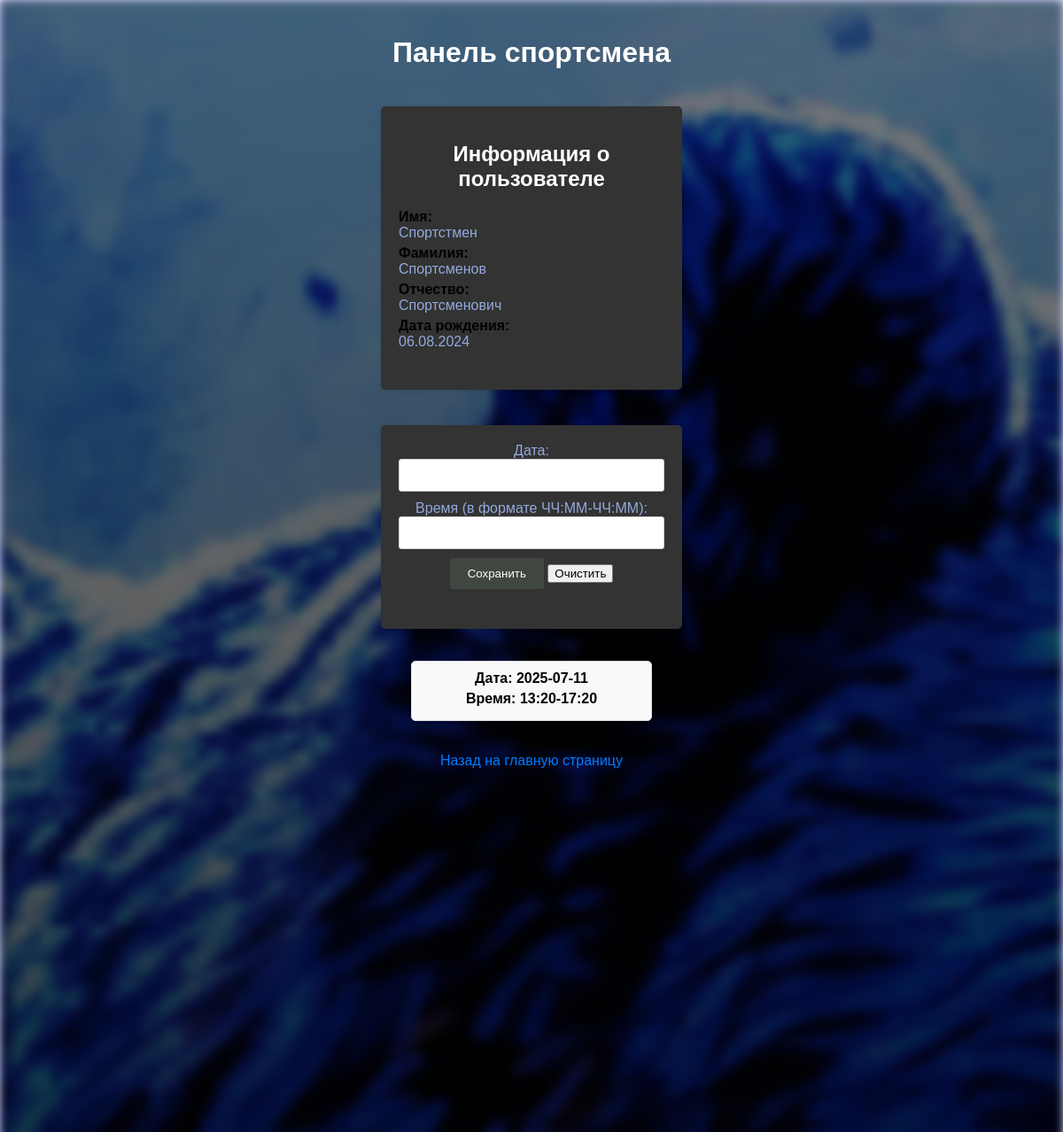
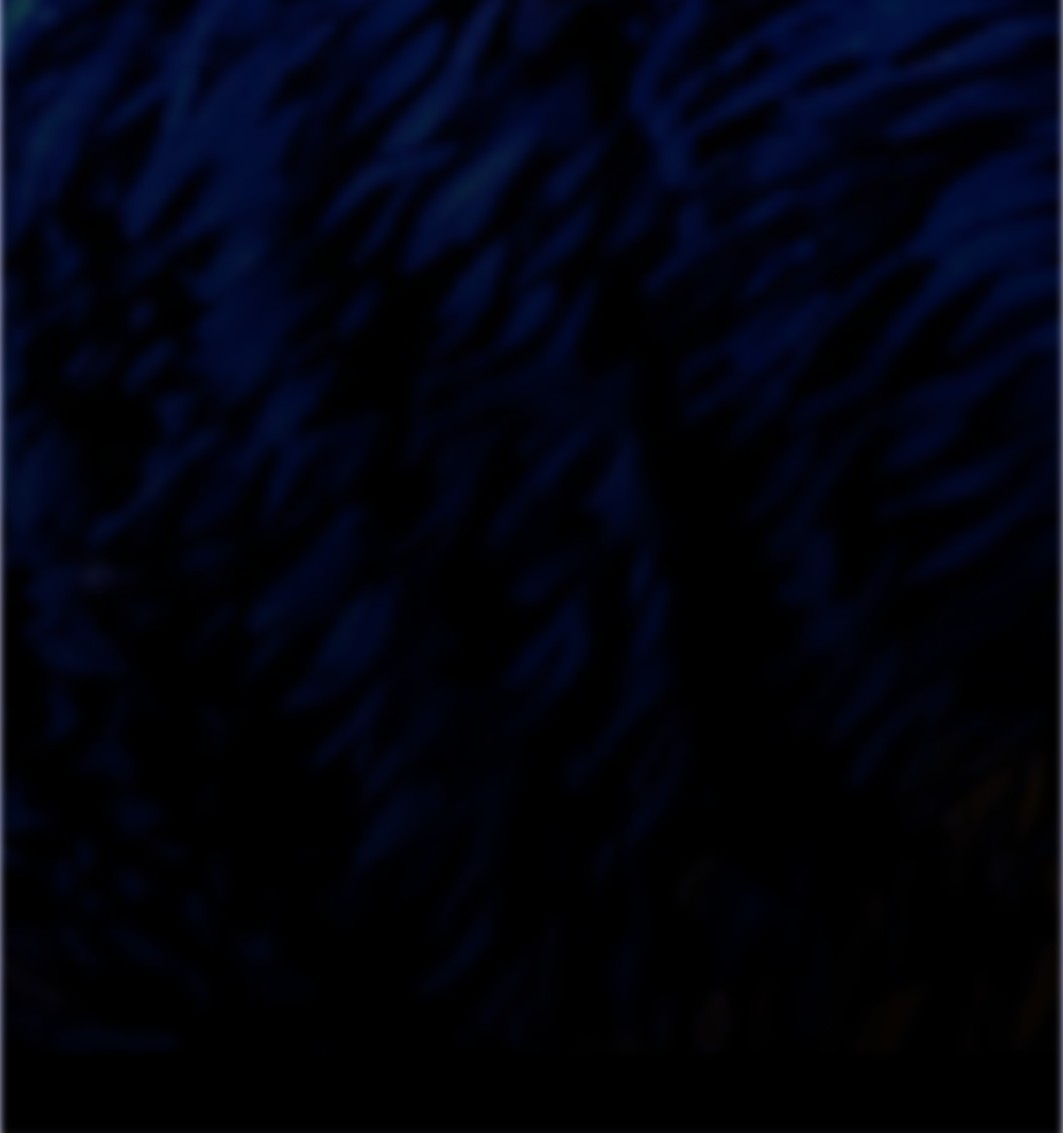
Page /athlete_panel.php (signed in) on the committed database (2 pictures, top to bottom).
### tables this page shows
CREATE TABLE `athletes` (
  `id` int(11) NOT NULL,
  `username` varchar(255) NOT NULL,
  `password` varchar(255) NOT NULL,
  `first_name` varchar(255) DEFAULT NULL,
  `last_name` varchar(255) DEFAULT NULL,
  `patronymic` varchar(255) DEFAULT NULL,
  `birthdate` date DEFAULT NULL
);

CREATE TABLE `athlete_availability` (
  `id` int(11) NOT NULL,
  `athlete_id` int(11) NOT NULL,
  `date` date NOT NULL,
  `time_interval` text NOT NULL
);

### athlete_panel.php (the view, shortened to what this page needs)
<?php
$conn = connect_db();
$athleteId = $_SESSION["athlete_id"];
$sqlAthleteInfo = "SELECT first_name, last_name, patronymic, birthdate, DATE_FORMAT(birthdate, '%d.%m.%Y') AS formatted_birthdate FROM athletes WHERE id = ?";
$stmtAthleteInfo = $conn->prepare($sqlAthleteInfo);
if ($stmtAthleteInfo === false) {
    $error = "Ошибка при подготовке запроса: " . $conn->error;
} else {
    $stmtAthleteInfo->bind_param("i", $athleteId);
    $stmtAthleteInfo->execute();
    $resultAthlete = $stmtAthleteInfo->get_result();
    if ($resultAthlete === false) {
        $error = "Ошибка при выполнении запроса: " . $stmtAthleteInfo->error;
    } else {
        $athleteInfo = $resultAthlete->fetch_assoc();
    }
}
$sqlAvailability = "SELECT date, time_interval FROM athlete_availability WHERE athlete_id = ?";
$stmtAvailability = $conn->prepare($sqlAvailability);
if ($stmtAvailability === false) {
    $error = "Ошибка при подготовке запроса: " . $conn->error;
} else {
    $stmtAvailability->bind_param("i", $athleteId);
    $stmtAvailability->execute();
    $resultAvailability = $stmtAvailability->get_result();
}
?>
<!DOCTYPE html>
<div>
<head>
    <link rel="stylesheet" href="style-athlete.css">
    <link rel="stylesheet" href="https://code.jquery.com/ui/1.13.2/themes/base/jquery-ui.css">
</head>
<body>
    <div class="background"></div>
        <div class="content">
            <div class="container">
                <h1>Панель спортсмена</h1>
                    <form class="post "method="post">
                        <h2>Информация о пользователе</h2>
                            <?php if (isset($athleteInfo)): ?>
                                <div class="info-item"><span>Имя:</span> <?php echo $athleteInfo['first_name']; ?></div>
                                <div class="info-item"><span>Фамилия:</span> <?php echo $athleteInfo['last_name']; ?></div>
                                <div class="info-item"><span>Отчество:</span> <?php echo $athleteInfo['patronymic']; ?></div>
                                <div class="info-item"><span>Дата рождения:</span> <?php echo $athleteInfo['formatted_birthdate']; ?></div>
                            <?php else: ?>
                                <p class="error-message">Ошибка при загрузке информации о пользователе.</p>
                            <?php endif; ?>
                    </form>
                    <form class="post1" method="post">
                        <label for="datepicker">Дата:</label>
                        <input type="text" id="datepicker" name="date" required>
                        <label for="time_interval">Время (в формате ЧЧ:ММ-ЧЧ:ММ):</label>
                        <input type="text" id="time_interval" name="time_interval" required>
                        <input type="submit" value="Сохранить">
                        <button type="button" onclick="clearForm()">Очистить</button>
                    </form>
                    <ul class="availability-list">
                        <?php
                        if (isset($resultAvailability) && $resultAvailability->num_rows > 0) {
                            while ($row = $resultAvailability->fetch_assoc()) {
                                echo '<li class="availability-item">';
                                echo '<span>Дата: ' . $row["date"] . '</span>';
                                echo '<span>Время: ' . $row["time_interval"] . '</span>';
                                echo '</li>';
                            }
                        } else {
                            if (!isset($error)) {
                                echo '<li class="availability-item"><p>Занятостей нет.</p></li>';
                            }
                        }
                    ?>
                    </ul>
            </div>
            <a href="index.php" class="return-button">Назад на главную страницу</a>
        </div>
    </div>
</body>
</html>

### style-athlete.css (style rules this page uses)
body { font-family: 'Arial', sans-serif; margin: 0; background-color: white; padding: 20px; display: flex; flex-direction: column; align-items: center; min-height: 180vh; overflow: hidden; }
.background { position: absolute; top: 0; left: 0; width: 100%; height: 100%; background-image: url('uploads/image.png'); background-size: cover; background-position: center; z-index: 1; filter: blur(5px); }
.background::before { content: ""; position: absolute; top: 0; left: 0; width: 100%; height: 100%; background: rgba(0, 0, 255, 0.5); filter: blur(10px); mix-blend-mode: overlay; z-index: 2; }
.background::after { content: ""; position: absolute; top: 0; left: 0; width: 100%; height: 120%; background: linear-gradient(to bottom, rgba(0, 0, 0, 0.5), rgba(0, 0, 0, 1)); z-index: 3; }
.background::before { content: ''; position: absolute; top: 0; left: 0; width: 100%; height: 100%; background: inherit; filter: blur(4px); z-index: 2; }
.content { position: relative; z-index: 3; color: white; text-align: center; flex-direction: column; align-items: center; min-height: 100vh; }
.post { width: 300px; height: 280px; margin: 20px auto; padding: 20px; background-color: #333; border-radius: 5px; box-shadow: 0 2px 5px rgba(0, 0, 0, 0.1); }
form { width: 300px; height: 530px; margin: 20px auto; padding: 20px; background-color: #333; border-radius: 5px; box-shadow: 0 2px 5px rgba(0, 0, 0, 0.1); }
.post1 { width: 300px; height: 190px; margin: 20px auto; padding: 20px; background-color: #333; border-radius: 5px; box-shadow: 0 2px 5px rgba(0, 0, 0, 0.1); }
span { color: #000000; }
label { display: block; margin-bottom: 0px; color: rgba(160, 185, 241, 0.88); }
.info-item { display: block; margin-bottom: 0px; color: rgba(160, 185, 241, 0.88); text-align: left; }
h2 { color: #fff; }
h1 { color: #fff; }
input[type="text"], input[type="password"], input[type="tel"], input[type="date"], input[type="username"] { width: 100%; padding: 10px; margin-bottom: 10px; border: 1px solid #ccc; border-radius: 3px; box-sizing: border-box; }
input[type="submit"] { background-color: #404740; color: white; padding: 10px 20px; border: none; border-radius: 3px; cursor: pointer; transition: background-color 0.3s ease; }
a { display: block; text-align: center; margin-top: 10px; text-decoration: none; color: #007bff; }

### athlete_panel.php (style rules this page uses)
.container { display: flex; flex-direction: column; align-items: center; }
.info-item { margin-bottom: 5px; }
.info-item span { font-weight: bold; display: block; }
.availability-list { list-style: none; padding: 0; width: 80%; }
.availability-item { border: 1px solid #ddd; padding: 10px; margin-bottom: 10px; border-radius: 5px; background-color: #f9f9f9; }
.availability-item span { font-weight: bold; display: block; margin-bottom: 5px; }

### rows in the picture
athletes: first_name "Спортстмен", last_name "Спортсменов", patronymic "Спортсменович"
athlete_availability: date "2025-07-11", time_interval "13:20-17:20"

### other values in the picture
$athleteInfo['formatted_birthdate'] "06.08.2024"
